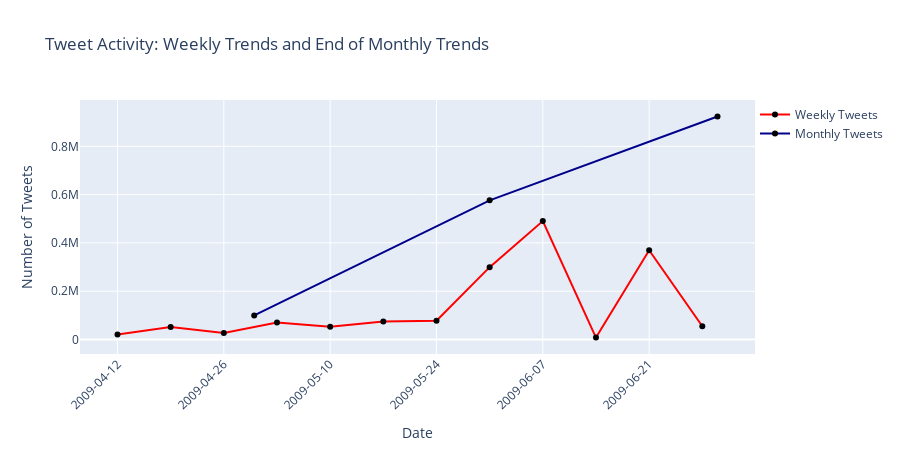
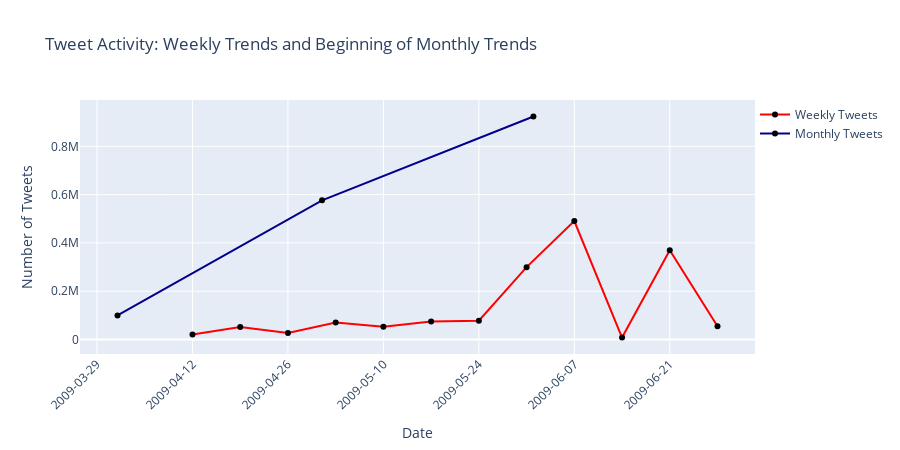

Notebook code for these charts, in order:
### Markdown cell above
#### Plotly Monthly and Weekly Data to Start and End of the Month

##### Adjusting the Monthly Data to Start of the Month
The line monthly_tweets['date'] = monthly_tweets['date'] adjusts monthly dates. - offsets.pd.MonthEnd(1) plus offsets for pd.Day 1 changes the monthly date so that it is now the first day of the month instead of the last. To make this adjustment, take one month-end offset and subtract it to move the date back to the beginning of the month. Then add one day.
Plotly graph with distinct labels for each time period, displaying both weekly and adjusted monthly data.

### Code cell
trends_df = twitter_df.copy()

trends_df['date'] = pd.to_datetime(trends_df['date'])  
trends_df.set_index('date', inplace=True)  

# Resample the data by week and month
weekly_tweets = trends_df.resample('W').size().reset_index(name='counts')
monthly_tweets = trends_df.resample('M').size().reset_index(name='counts')
fig = go.Figure()

# Add weekly tweet activity trace
fig.add_trace(go.Scatter(x=weekly_tweets['date'], y=weekly_tweets['counts'],
                         mode='lines+markers', name='Weekly Tweets',
                         line=dict(color='red'), marker=dict(color='black')))

# Add monthly tweet activity trace
fig.add_trace(go.Scatter(x=monthly_tweets['date'], y=monthly_tweets['counts'],
                         mode='lines+markers', name='Monthly Tweets',
                         line=dict(color='darkblue'), marker=dict(color='black ')))
fig.update_layout(
    title='Tweet Activity: Weekly Trends and End of Monthly Trends',
   xaxis=dict(
        title='Date',
        tickmode='auto',
        tickformat='%Y-%m-%d',
        tickangle=-45),
    yaxis=dict(
        title='Number of Tweets'),
    legend=dict(
        y=1, x=1,
        bgcolor='rgba(255, 255, 255, 0.5)',
        bordercolor='rgba(0, 0, 0, 0.1)'),
    width=900,  
    height=450)
fig.show()

# Shift the monthly data points to the start of each month
monthly_tweets['date'] = monthly_tweets['date'] - pd.offsets.MonthEnd(1) + pd.offsets.Day(1)
fig = go.Figure()

fig.add_trace(go.Scatter(x=weekly_tweets['date'], y=weekly_tweets['counts'],
                         mode='lines+markers', name='Weekly Tweets',
                         line=dict(color='red'), marker=dict(color='black')))
fig.add_trace(go.Scatter(x=monthly_tweets['date'], y=monthly_tweets['counts'],
                         mode='lines+markers', name='Monthly Tweets',
                         line=dict(color='darkblue'), marker=dict(color='black')))
fig.update_layout(
    title='Tweet Activity: Weekly Trends and Beginning of Monthly Trends',
    xaxis=dict(
        title='Date',
        tickmode='auto',
        tickformat='%Y-%m-%d',
        tickangle=-45),
    yaxis=dict(
        title='Number of Tweets'),
    legend=dict(
        y=1, x=1,
        bgcolor='rgba(255, 255, 255, 0.5)',
        bordercolor='rgba(0, 0, 0, 0.1)'),
    width=900, 
    height=450)
fig.show()

### Figure 1 — Plotly figure (JSON) as saved in the notebook; plotly's stock layout.template omitted (floating-point values rounded to 4 significant figures)
{"data": [{"line": {"color": "red"}, "marker": {"color": "black"}, "mode": "lines+markers", "name": "Weekly Tweets", "type": "scatter", "x": ["2009-04-12T00:00:00", "2009-04-19T00:00:00", "2009-04-26T00:00:00", "2009-05-03T00:00:00", "2009-05-10T00:00:00", "2009-05-17T00:00:00", "2009-05-24T00:00:00", "2009-05-31T00:00:00", "2009-06-07T00:00:00", "2009-06-14T00:00:00", "2009-06-21T00:00:00", "2009-06-28T00:00:00"], "y": [20670, 52307, 27047, 70483, 53249, 75012, 77844, 299779, 490695, 8272, 369637, 55004]}, {"line": {"color": "darkblue"}, "marker": {"color": "black "}, "mode": "lines+markers", "name": "Monthly Tweets", "type": "scatter", "x": ["2009-04-30T00:00:00", "2009-05-31T00:00:00", "2009-06-30T00:00:00"], "y": [100024, 576367, 923608]}], "layout": {"height": 450, "legend": {"bgcolor": "rgba(255, 255, 255, 0.5)", "bordercolor": "rgba(0, 0, 0, 0.1)", "x": 1, "y": 1}, "title": {"text": "Tweet Activity: Weekly Trends and End of Monthly Trends"}, "width": 900, "xaxis": {"tickangle": -45, "tickformat": "%Y-%m-%d", "tickmode": "auto", "title": {"text": "Date"}}, "yaxis": {"title": {"text": "Number of Tweets"}}}}

### Figure 2 — Plotly figure (JSON) as saved in the notebook; plotly's stock layout.template omitted (floating-point values rounded to 4 significant figures)
{"data": [{"line": {"color": "red"}, "marker": {"color": "black"}, "mode": "lines+markers", "name": "Weekly Tweets", "type": "scatter", "x": ["2009-04-12T00:00:00", "2009-04-19T00:00:00", "2009-04-26T00:00:00", "2009-05-03T00:00:00", "2009-05-10T00:00:00", "2009-05-17T00:00:00", "2009-05-24T00:00:00", "2009-05-31T00:00:00", "2009-06-07T00:00:00", "2009-06-14T00:00:00", "2009-06-21T00:00:00", "2009-06-28T00:00:00"], "y": [20670, 52307, 27047, 70483, 53249, 75012, 77844, 299779, 490695, 8272, 369637, 55004]}, {"line": {"color": "darkblue"}, "marker": {"color": "black"}, "mode": "lines+markers", "name": "Monthly Tweets", "type": "scatter", "x": ["2009-04-01T00:00:00", "2009-05-01T00:00:00", "2009-06-01T00:00:00"], "y": [100024, 576367, 923608]}], "layout": {"height": 450, "legend": {"bgcolor": "rgba(255, 255, 255, 0.5)", "bordercolor": "rgba(0, 0, 0, 0.1)", "x": 1, "y": 1}, "title": {"text": "Tweet Activity: Weekly Trends and Beginning of Monthly Trends"}, "width": 900, "xaxis": {"tickangle": -45, "tickformat": "%Y-%m-%d", "tickmode": "auto", "title": {"text": "Date"}}, "yaxis": {"title": {"text": "Number of Tweets"}}}}
